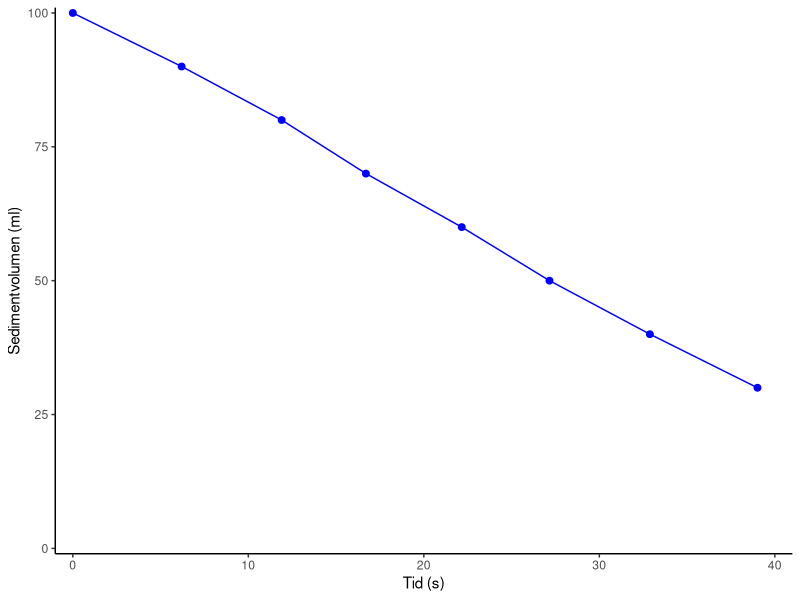
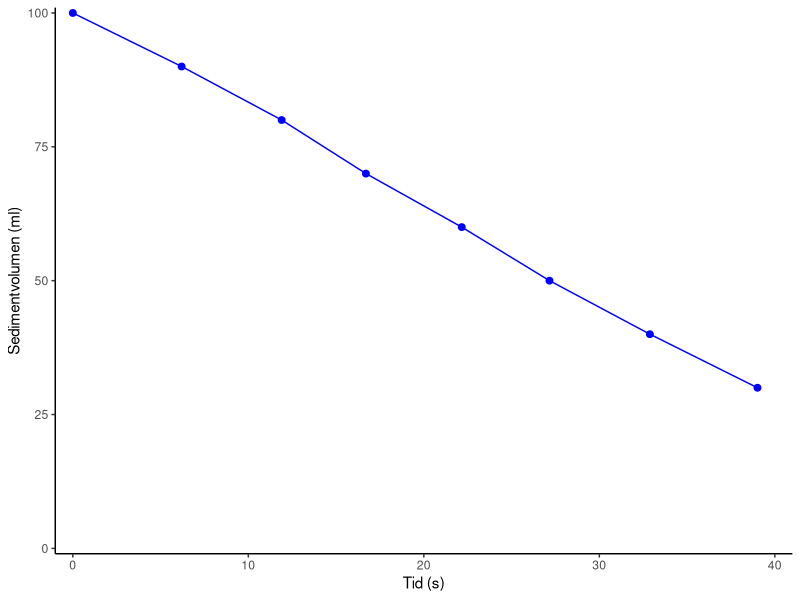
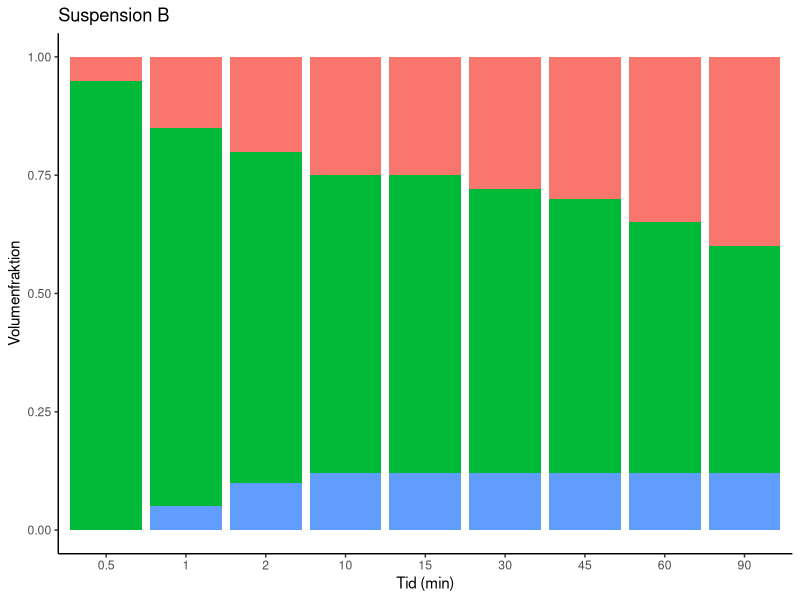
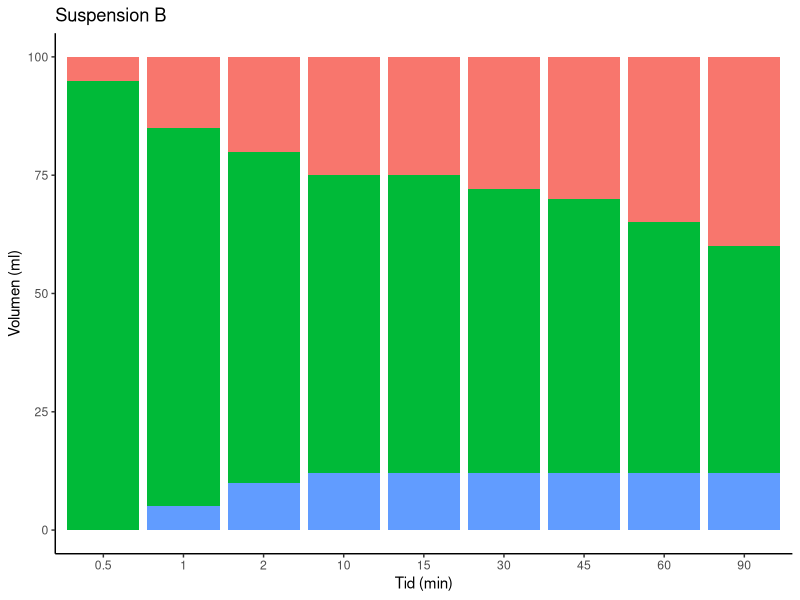
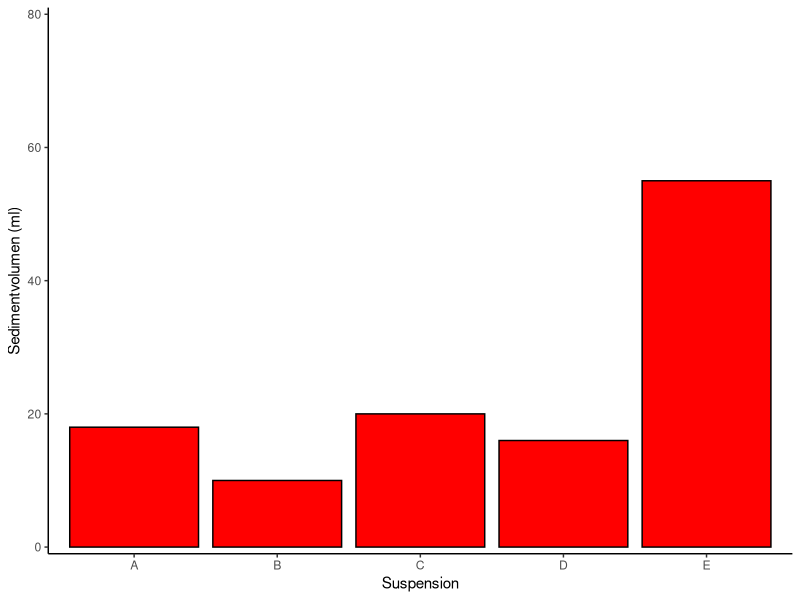

The R script that drew these images, in order:
## ---- chunk 1

library("tidyverse")
library("here")

## ---- chunk 2

Susp_A <- data.frame(
  tid = c(0, 6.2, 11.9, 16.7, 22.16, 27.16, 32.88, 39.01),
  SV = c(100, 90, 80, 70, 60, 50, 40, 30)
)

## ---- chunk 3

ggplot(Susp_A)+
  aes(x=tid, y= SV)+
  geom_point(color = "blue", size = 2)+
  geom_line(color = "blue", size = 0.5)+
  scale_y_continuous(limits = c(0,100), expand = c(0,1))+
  scale_x_continuous(limits = c(0,40), expand = c(0,1))+
  labs(y = "Sedimentvolumen (ml)",
       x = "Tid (s)")+
  theme_classic()

## ---- chunk 4

Graf_A <- ggplot(Susp_A)+
  aes(x=tid, y= SV)+
  geom_point(color = "blue", size = 2)+
  geom_line(color = "blue", size = 0.5)+
  scale_y_continuous(limits = c(0,100), expand = c(0,1))+
  scale_x_continuous(limits = c(0,40), expand = c(0,1))+
  labs(y = "Sedimentvolumen (ml)",
       x = "Tid (s)")+
  theme_classic()

## ---- chunk 5

print(Graf_A)

## ---- chunk 6

# C = sedimentvolumen
# B = grumset supernatant
# A = klar supernatant
# OBS: Det er vigtigt at have den rigtige rækkefølge (nummerisk eller alfabet; A sidder øverst i grafen, B i midten og C nederst)

Susp_B <- data.frame(
  C = c(0, 5, 10, 12, 12, 12, 12, 12, 12),
  B = c(95, 80, 70, 63, 63, 60, 58, 53, 48),
  A = c(5, 15, 20, 25, 25, 28, 30, 35, 40)
)

## ---- chunk 7

Susp_B_long <- Susp_B %>%
  rownames_to_column("ID") %>%
  pivot_longer(!ID)

## ---- chunk 8
Graf_B1 <- ggplot(Susp_B_long) +
  geom_col(aes(x = ID, y = value, fill = name),
           position = 'fill',
           show.legend = FALSE)+
  scale_x_discrete(labels=c(
    "1"="0.5",
    "2"="1",
    "3"= "2",
    "4"="10",
    "5"="15",
    "6"="30",
    "7"="45",
    "8"="60",
    "9"="90"))+
  labs(
    title = "Suspension B",
    x = "Tid (min)",
    y = "Volumenfraktion")+
  theme_classic()

print(Graf_B1)
## ---- chunk 9
Graf_B2 <- ggplot(Susp_B_long) +
  geom_col(aes(x = ID, y = value, fill = name),
           show.legend = FALSE)+
  scale_x_discrete(labels=c(
    "1"="0.5",
    "2"="1",
    "3"= "2",
    "4"="10",
    "5"="15",
    "6"="30",
    "7"="45",
    "8"="60",
    "9"="90"))+
  labs(
    title = "Suspension B",
    x = "Tid (min)",
    y = "Volumen (ml)")+
  theme_classic()

print(Graf_B2)

## ---- chunk 10

Slut_SV <- data.frame(
  Suspension = c("A","B","C","D","E"),
  SV = c(18,10,20,16,55)
)

## ---- chunk 11

Graf_SV <- ggplot(Slut_SV)+
  aes(x= Suspension, y=SV)+
  geom_col(color = "black", fill="red")+
  labs(y="Sedimentvolumen (ml)")+
  theme_classic()+
  scale_y_continuous(limits=c(0,80),expand = c(0,1))

print(Graf_SV)
